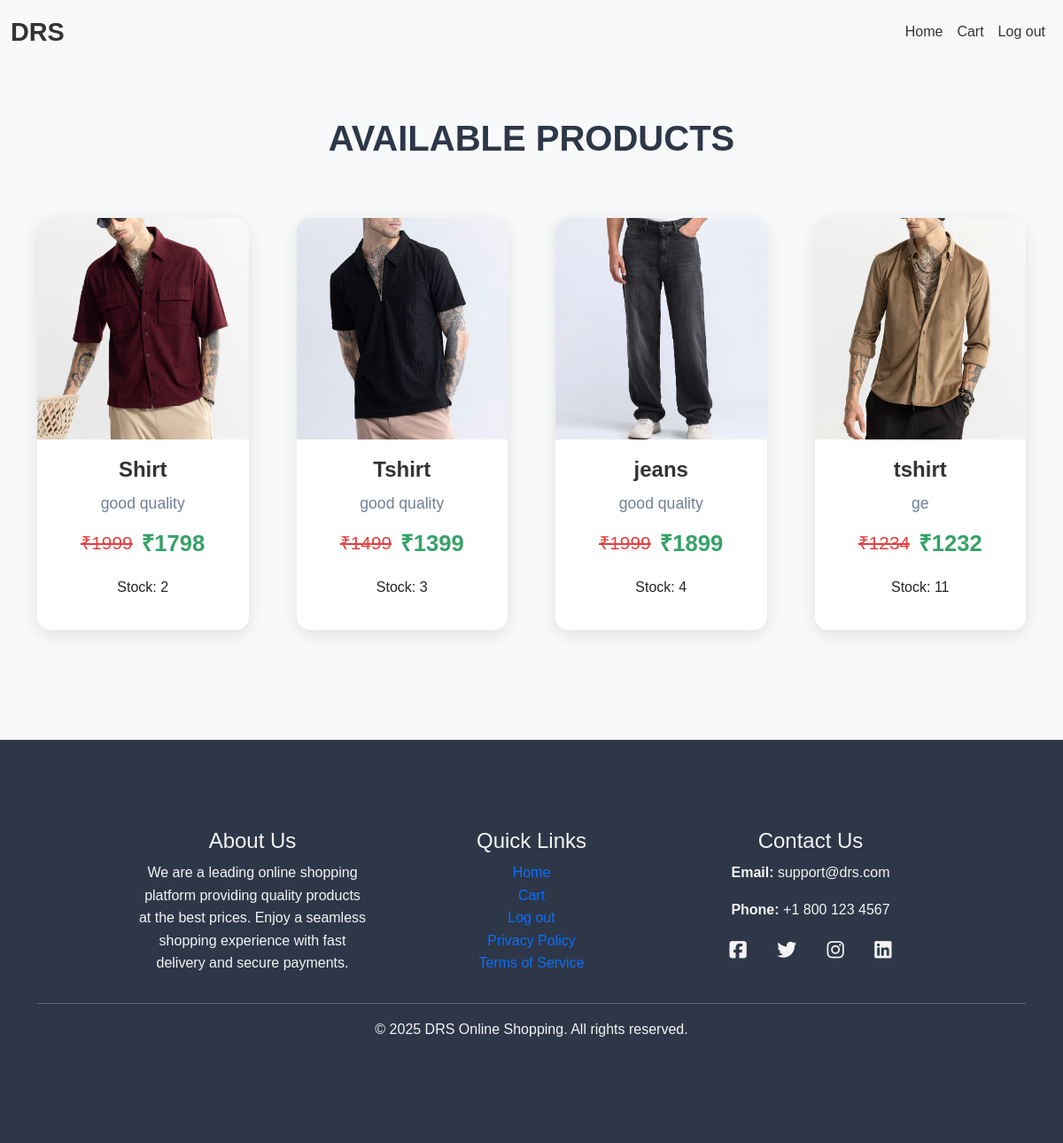
Before: /user_products (signed in) with the older database file.
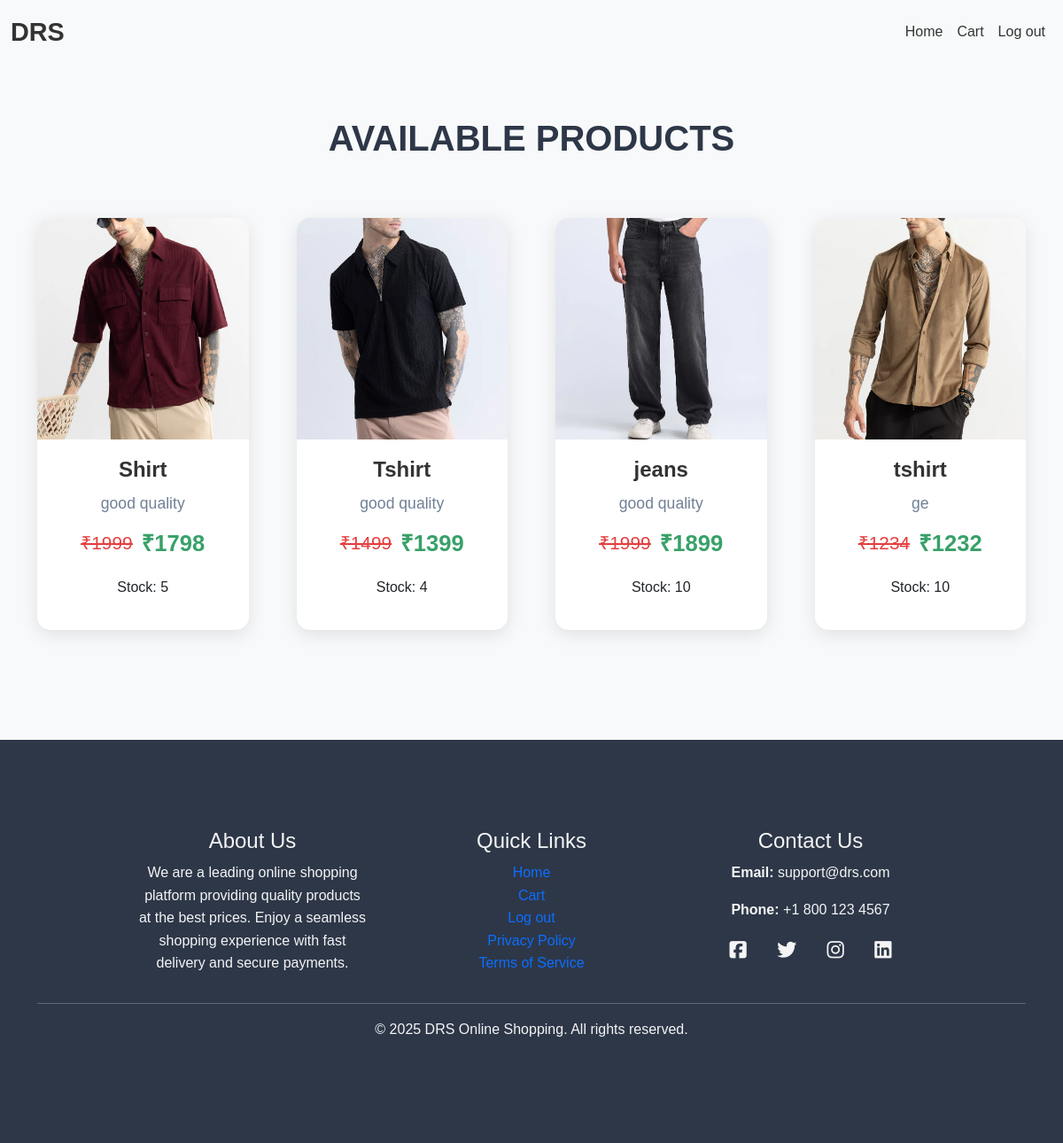
After: the same page with the newer database file.
### app/models.py (models this page shows, shortened)
class Product(models.Model):
    pro_id=models.TextField()
    name=models.TextField()
    price=models.IntegerField()
    ofr_price=models.IntegerField()
    img=models.FileField()
    dis=models.TextField()
    sizes = models.ManyToManyField(Size, related_name='Sizes')
    quantity = models.PositiveIntegerField(default=0)  # New field for stock quantity

### app/views.py (the view)
# urls.py: path('user_products',views.user_products),
def user_products(req):
    if 'user' in req.session:
        data=Product.objects.all()
        return render(req,'user/user_products.html',{'data':data})
    else:
        return redirect(shp_login)

### templates/user/user_products.html (shortened to what this page needs)
<!DOCTYPE html>
<html lang="en">
<head>
    <link href="https://cdn.jsdelivr.net/npm/bootstrap@5.3.3/dist/css/bootstrap.min.css" rel="stylesheet">
</head>
<body>
    <nav class="navbar navbar-expand-lg">
        <div class="container-fluid">
            <a class="navbar-brand" href="#">DRS</a>
            <div class="collapse navbar-collapse" id="navbarNav">
                <ul class="navbar-nav ms-auto">
                    <li class="nav-item">
                        <a class="nav-link" href="../user_home">Home</a>
                    </li>
                    <li class="nav-item">
                        <a class="nav-link active" href="view_cart">Cart</a>
                    </li>
                    <li class="nav-item">
                        <a class="nav-link" href="shp_logout">Log out</a>
                    </li>
                </ul>
            </div>
        </div>
    </nav>
    <div class="container">
        <h2>AVAILABLE PRODUCTS</h2>
        <br>
        <div class="row">
            {% for product in data %}
            <div class="col-lg-3 col-md-4 col-sm-6 mb-4">
                <a href="view_pro/{{product.pk}}">
                    <div class="card">
                        <img class="card-img-top" src="{{product.img.url}}" alt="Product Image">
                        <div class="card-body">
                            <h4 class="card-title">{{product.name}}</h4>
                            <p class="card-text">{{product.dis}}</p>
                            <div class="price-section">
                                <s><p class="original-price">&#8377;{{product.price}}</p></s>
                                <p class="discount-price">&#8377;{{product.ofr_price}}</p>
                            </div>
                            <p class="stock-message in-stock">Stock: {{ product.quantity }}</p>
                        </div>
                    </div>
                </a>
            </div>
            {% endfor %}
        </div>
    </div>
    <footer>
        <div class="container">
            <div class="row">
                <div class="col-md-4">
                    <h4>About Us</h4>
                    <p>We are a leading online shopping platform providing quality products at the best prices. Enjoy a seamless shopping experience with fast delivery and secure payments.</p>
                </div>
                <div class="col-md-4">
                    <h4>Quick Links</h4>
                    <ul class="list-unstyled">
                        <li><a href="../user_home">Home</a></li>
                        <li><a href="view_cart">Cart</a></li>
                        <li><a href="shp_logout">Log out</a></li>
                        <li><a href="#">Privacy Policy</a></li>
                        <li><a href="#">Terms of Service</a></li>
                    </ul>
                </div>
                <div class="col-md-4">
                    <h4>Contact Us</h4>
                    <p><strong>Email:</strong> support@drs.com</p>
                    <p><strong>Phone:</strong> +1 800 123 4567</p>
                    <div class="social-icons">
                        <a href="https://www.facebook.com/" target="_blank"><i class="fab fa-facebook-square"></i></a>
                        <a href="https://twitter.com/" target="_blank"><i class="fab fa-twitter"></i></a>
                        <a href="https://www.instagram.com/" target="_blank"><i class="fab fa-instagram"></i></a>
                        <a href="https://www.linkedin.com/" target="_blank"><i class="fab fa-linkedin"></i></a>
                    </div>
                </div>
            </div>
            <hr>
            <div class="row">
                <div class="col-12">
                    <p>&copy; 2025 DRS Online Shopping. All rights reserved.</p>
                </div>
            </div>
        </div>
    </footer>
</body>
</html>

Changed rows visible on the page:
changed Product "Shirt": quantity "2" → "5"
changed Product "Tshirt": quantity "3" → "4"
changed Product "jeans": quantity "4" → "10"
changed Product "tshirt": quantity "11" → "10"
